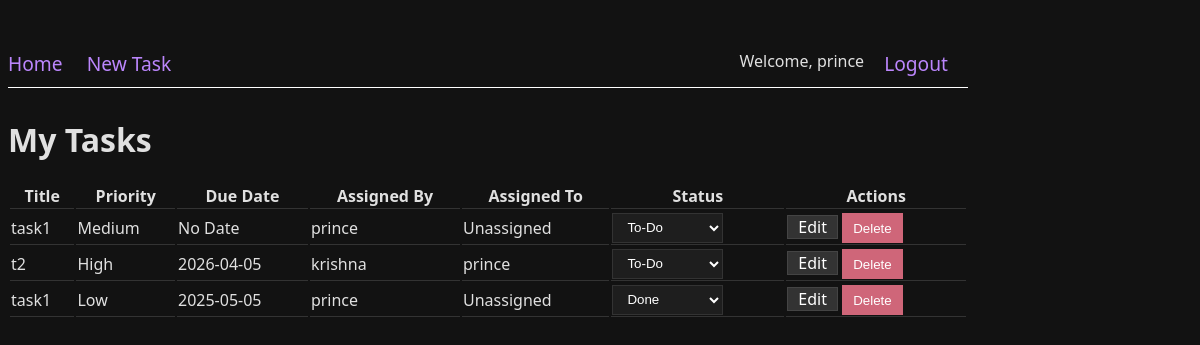
Screenshot of / (signed in) with the database file from the repository.
### models.py (models this page shows, shortened)
class User(UserMixin, db.Model):
    id = db.Column(db.Integer, primary_key=True)
    username = db.Column(db.String(150), unique=True, nullable=False)
    email = db.Column(db.String(150), unique=True, nullable=False)
    password_hash = db.Column(db.String(150), nullable=False)
    tasks = db.relationship('Task', foreign_keys='Task.user_id', backref='author', lazy=True)

class Task(db.Model):
    id = db.Column(db.Integer, primary_key=True)
    title = db.Column(db.String(100), nullable=False)
    description = db.Column(db.Text, nullable=True)
    date_posted = db.Column(db.DateTime, nullable=False, default=datetime.utcnow)
    due_date = db.Column(db.DateTime, nullable=True)
    priority = db.Column(db.String(20), nullable=False, default='Medium') # Low, Medium, High
    status = db.Column(db.String(20), nullable=False, default='To-Do') # To-Do, In Progress, Done, Cancelled
    user_id = db.Column(db.Integer, db.ForeignKey('user.id'), nullable=False)
    assigned_to_id = db.Column(db.Integer, db.ForeignKey('user.id'), nullable=True)
    assigned_to = db.relationship('User', foreign_keys=[assigned_to_id], backref='assigned_tasks', lazy=True)

### app.py (the view)
@app.route('/')
@login_required
def dashboard():
    from sqlalchemy import or_
    tasks = Task.query.filter(or_(Task.user_id == current_user.id, Task.assigned_to_id == current_user.id)).order_by(Task.date_posted.desc()).all()
    return render_template('dashboard.html', tasks=tasks)

### app.py (called while the page is built)
@login_manager.user_loader
def load_user(user_id):
    return User.query.get(int(user_id))

### templates/dashboard.html (shortened to what this page needs)
{% extends "base.html" %}
{% block content %}
<h1>My Tasks</h1>
{% if tasks %}
<table class="u-full-width">
    <thead>
        <tr>
            <th>Title</th>
            <th>Priority</th>
            <th>Due Date</th>
            <th>Assigned By</th>
            <th>Assigned To</th>
            <th>Status</th>
            <th>Actions</th>
        </tr>
    </thead>
    <tbody>
        {% for task in tasks %}
        <tr>
            <td>{{ task.title }}</td>
            <td>{{ task.priority }}</td>
            <td>{{ task.due_date.strftime('%Y-%m-%d') if task.due_date else 'No Date' }}</td>
            <td>{{ task.author.username }}</td>
            <td>{{ task.assigned_to.username if task.assigned_to else 'Unassigned' }}</td>
            <td>
                <form action="{{ url_for('update_task_status', task_id=task.id) }}" method="POST"
                    style="margin-bottom: 0;">
                    <select name="status" onchange="this.form.submit()"
                        style="height: 30px; padding: 0 10px; margin-bottom: 0;">
                        <option value="To-Do" {% if task.status=='To-Do' %}selected{% endif %}>To-Do</option>
                        <option value="Done" {% if task.status=='Done' %}selected{% endif %}>Done</option>
                    </select>
                </form>
            </td>
            <td>
                <a href="{{ url_for('edit_task', task_id=task.id) }}" class="button"
                    style="padding: 0 10px; height: 30px; line-height: 30px; color: #ffffff;">Edit</a>
                <form action="{{ url_for('delete_task', task_id=task.id) }}" method="POST" style="display: inline;"
                    onsubmit="return confirm('Are you sure?');">
                    <button type="submit"
                        style="padding: 0 10px; height: 30px; line-height: 30px; background-color: #cf6679; border-color: #cf6679;">Delete</button>
                </form>
            </td>
        </tr>
        {% endfor %}
    </tbody>
</table>
{% else %}
<p>No tasks found. <a href="{{ url_for('new_task') }}">Create one now!</a></p>
{% endif %}
{% endblock %}

### templates/base.html (shortened to what this page needs)
<!DOCTYPE html>
<html lang="en">
<head>
    <link rel="stylesheet" href="https://cdnjs.cloudflare.com/ajax/libs/skeleton/2.0.4/skeleton.min.css">
</head>
<body>
    <div class="container">
        <nav class="navbar">
            <a href="{{ url_for('dashboard') }}">Home</a>
            {% if current_user.is_authenticated %}
            <a href="{{ url_for('new_task') }}">New Task</a>
            <a href="{{ url_for('logout') }}" style="float: right;">Logout</a>
            <span style="float: right; margin-right: 20px;">Welcome, {{ current_user.username }}</span>
            {% else %}
            <a href="{{ url_for('login') }}" style="float: right;">Login</a>
            <a href="{{ url_for('register') }}" style="float: right;">Register</a>
            {% endif %}
        </nav>
        {% block content %}{% endblock %}
    </div>
</body>
</html>

### templates/base.html (style rules this page uses)
body { background-color: #121212; color: #e0e0e0; font-family: 'Segoe UI', Tahoma, Geneva, Verdana, sans-serif; }
.container { max-width: 960px; margin-top: 50px; }
a { color: #bb86fc; text-decoration: none; }
.button, button, input[type="submit"], input[type="reset"], input[type="button"] { background-color: #333; color: #fff; border: 1px solid #444; }
input[type="email"], input[type="number"], input[type="search"], input[type="text"], input[type="tel"], input[type="url"], input[type="password"], textarea, select { background-color: #1e1e1e; border: 1px solid #333; color: #fff; }
.navbar { margin-bottom: 30px; border-bottom: 1px solid #ffffff; padding-bottom: 10px; }
.navbar a { margin-right: 20px; font-size: 1.2rem; }
table { width: 100%; }
th, td { border-bottom: 1px solid #333; }

### rows the page displays
User: username "prince"
Task: title "task1", priority "Medium", due_date "No Date", author.username "prince", assigned_to "Unassigned", status "To-Do"
Task: title "t2", priority "High", due_date "2026-04-05", author.username "krishna", assigned_to "prince", status "To-Do"
Task: title "task1", priority "Low", due_date "2025-05-05", author.username "prince", assigned_to "Unassigned", status "Done"
